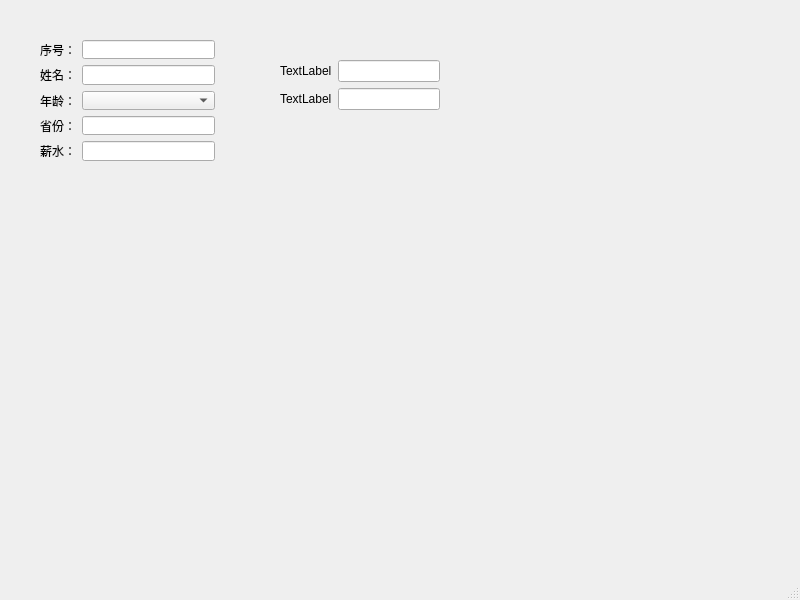
<?xml version="1.0" encoding="UTF-8"?>
<ui version="4.0">
 <class>MainWindow</class>
 <widget class="QMainWindow" name="MainWindow">
  <property name="geometry">
   <rect>
    <x>0</x>
    <y>0</y>
    <width>800</width>
    <height>600</height>
   </rect>
  </property>
  <property name="windowTitle">
   <string>MainWindow</string>
  </property>
  <widget class="QWidget" name="centralwidget">
   <widget class="QWidget" name="formLayoutWidget">
    <property name="geometry">
     <rect>
      <x>280</x>
      <y>60</y>
      <width>160</width>
      <height>80</height>
     </rect>
    </property>
    <layout class="QFormLayout" name="formLayout_2">
     <item row="0" column="0">
      <widget class="QLabel" name="label_6">
       <property name="text">
        <string>TextLabel</string>
       </property>
      </widget>
     </item>
     <item row="0" column="1">
      <widget class="QLineEdit" name="lineEdit_3"/>
     </item>
     <item row="1" column="0">
      <widget class="QLabel" name="label_7">
       <property name="text">
        <string>TextLabel</string>
       </property>
      </widget>
     </item>
     <item row="1" column="1">
      <widget class="QLineEdit" name="lineEdit_6"/>
     </item>
    </layout>
   </widget>
   <widget class="QWidget" name="">
    <property name="geometry">
     <rect>
      <x>40</x>
      <y>40</y>
      <width>175</width>
      <height>121</height>
     </rect>
    </property>
    <layout class="QFormLayout" name="formLayout">
     <item row="0" column="0">
      <widget class="QLabel" name="label">
       <property name="text">
        <string>序号：</string>
       </property>
      </widget>
     </item>
     <item row="0" column="1">
      <widget class="QLineEdit" name="lineEdit"/>
     </item>
     <item row="1" column="0">
      <widget class="QLabel" name="label_2">
       <property name="text">
        <string>姓名：</string>
       </property>
      </widget>
     </item>
     <item row="1" column="1">
      <widget class="QLineEdit" name="lineEdit_2"/>
     </item>
     <item row="2" column="0">
      <widget class="QLabel" name="label_3">
       <property name="text">
        <string>年龄：</string>
       </property>
      </widget>
     </item>
     <item row="3" column="0">
      <widget class="QLabel" name="label_4">
       <property name="text">
        <string>省份：</string>
       </property>
      </widget>
     </item>
     <item row="3" column="1">
      <widget class="QLineEdit" name="lineEdit_4"/>
     </item>
     <item row="4" column="0">
      <widget class="QLabel" name="label_5">
       <property name="text">
        <string>薪水：</string>
       </property>
      </widget>
     </item>
     <item row="4" column="1">
      <widget class="QLineEdit" name="lineEdit_5"/>
     </item>
     <item row="2" column="1">
      <widget class="QComboBox" name="comboBox"/>
     </item>
    </layout>
   </widget>
  </widget>
  <widget class="QMenuBar" name="menubar">
   <property name="geometry">
    <rect>
     <x>0</x>
     <y>0</y>
     <width>800</width>
     <height>22</height>
    </rect>
   </property>
  </widget>
  <widget class="QStatusBar" name="statusbar"/>
 </widget>
 <resources/>
 <connections/>
</ui>
